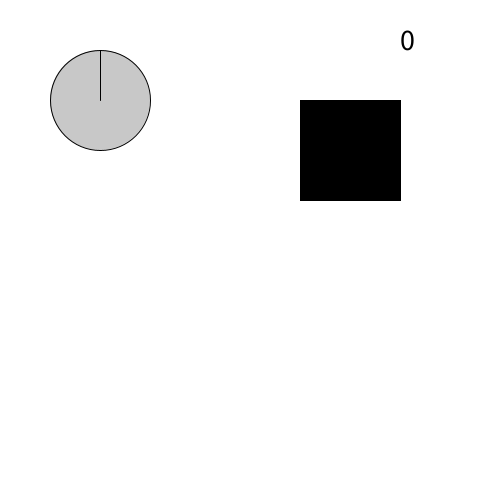
Frame 1 (no input)
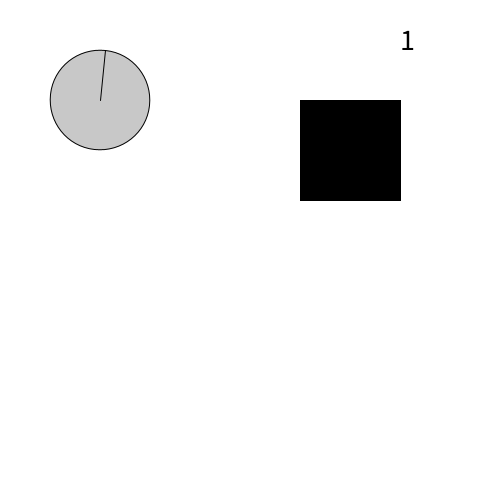
Frame 60 (the mouse pressed at the canvas centre just before this capture)
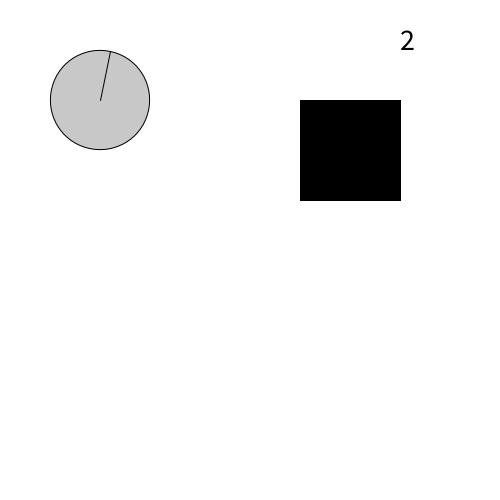
Frame 120 (the mouse held since frame 60 and released just before this capture)

The Processing sketch that drew these frames (run headless with seeded random() and noise(); from frame 60 on, the mouse is pressed at the canvas centre):

// Processing sketch: trasladar3Reloj
// ── trasladar3Reloj.pde
// url del video //<< IMPORTANTEEEEEE
int segs;
void setup() {
  size(500, 500);
}
void draw() {
  background(255);
  if (frameCount%60==0) {
    segs ++;
  }
  fill(0);
  textSize(30);
  text(segs, 400, 50);
  push();
  translate(100, 100);// traslada el punto referencia de la ventana
  rotate(radians(segs*6)); // funcion que permite rotar elementos
  fill(200);
  ellipse(0, 0, 100, 100);
  line(0, 0, 0, -50);
  pop();
  translate(300, 100);// traslada el punto referencia de la ventana
  rect(0, 0, 100, 100);
}
